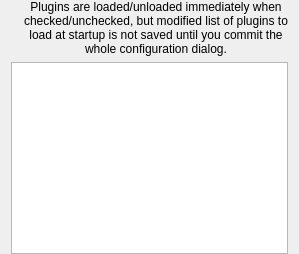
         <widget class="QWidget" name="pluginsPage">
          <layout class="QGridLayout" name="gridLayout_18">
           <property name="topMargin">
            <number>0</number>
           </property>
           <property name="bottomMargin">
            <number>0</number>
           </property>
           <item row="0" column="1">
            <widget class="QLabel" name="pluginsPageInfoLabel">
             <property name="text">
              <string>Plugins are loaded/unloaded immediately when checked/unchecked, but modified list of plugins to load at startup is not saved until you commit the whole configuration dialog.</string>
             </property>
             <property name="alignment">
              <set>Qt::AlignCenter</set>
             </property>
             <property name="wordWrap">
              <bool>true</bool>
             </property>
            </widget>
           </item>
           <item row="0" column="0">
            <widget class="QLabel" name="pluginsPageInfoIcon">
             <property name="maximumSize">
              <size>
               <width>20</width>
               <height>16777215</height>
              </size>
             </property>
             <property name="text">
              <string/>
             </property>
            </widget>
           </item>
           <item row="1" column="0" colspan="2">
            <widget class="QTreeWidget" name="pluginsList">
             <property name="focusPolicy">
              <enum>Qt::NoFocus</enum>
             </property>
             <property name="editTriggers">
              <set>QAbstractItemView::NoEditTriggers</set>
             </property>
             <property name="showDropIndicator" stdset="0">
              <bool>false</bool>
             </property>
             <property name="selectionMode">
              <enum>QAbstractItemView::NoSelection</enum>
             </property>
             <property name="verticalScrollMode">
              <enum>QAbstractItemView::ScrollPerPixel</enum>
             </property>
             <property name="indentation">
              <number>0</number>
             </property>
             <property name="rootIsDecorated">
              <bool>false</bool>
             </property>
             <property name="expandsOnDoubleClick">
              <bool>false</bool>
             </property>
             <property name="columnCount">
              <number>2</number>
             </property>
             <attribute name="headerVisible">
              <bool>false</bool>
             </attribute>
             <attribute name="headerStretchLastSection">
              <bool>false</bool>
             </attribute>
             <column>
              <property name="text">
               <string notr="true">1</string>
              </property>
             </column>
             <column>
              <property name="text">
               <string notr="true">2</string>
              </property>
             </column>
            </widget>
           </item>
          </layout>
         </widget>
